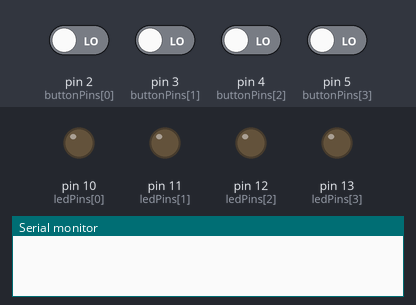
Bench run of a sketch on a simulated Arduino Uno, built with avr-gcc and run on an emulated ATmega328P. Shown: output pins drawn as LEDs (lit = HIGH), the last lines printed to the serial monitor. The inputs (shaded band) are chosen by the test bench; at power-on: pin 2 (buttonPins[0]), pin 3 (buttonPins[1]), pin 4 (buttonPins[2]), pin 5 (buttonPins[3]) LOW. Random numbers use the default seed unless the sketch sets one.

Above: at 1.2 s.
1.3 s: pin 2 (buttonPins[0]) driven HIGH and pin 3 (buttonPins[1]) driven HIGH and pin 4 (buttonPins[2]) driven HIGH and pin 5 (buttonPins[3]) driven HIGH
At 3.9 s:
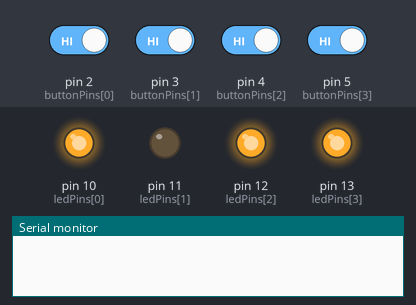
4.3 s: pin 3 (buttonPins[1]) driven LOW
7.3 s: pin 4 (buttonPins[2]) driven LOW
10.3 s: pin 5 (buttonPins[3]) driven LOW
At 13.0 s:
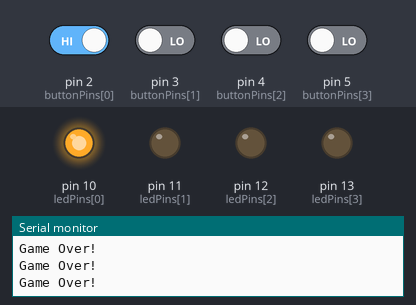
13.3 s: pin 5 (buttonPins[3]) driven HIGH
At 13.8 s:
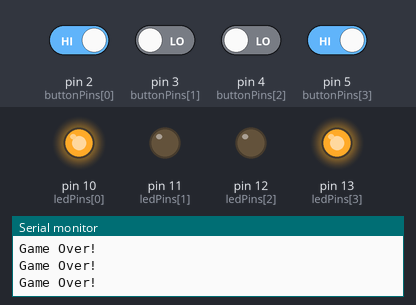
16.3 s: pin 2 (buttonPins[0]) driven LOW
At 18.0 s:
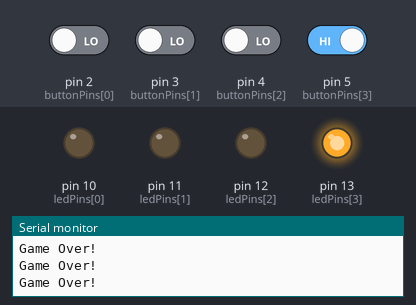
Timing chart, 0 to 19.5 s (numbered marks = the images above; inputs shaded):
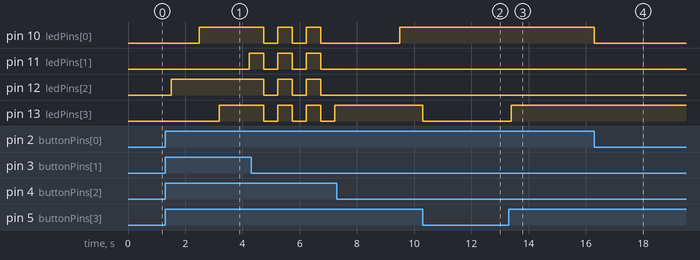

The sketch:

reaction_game.ino
```cpp
int ledPins[4] = {10, 11, 12, 13};
int buttonPins[4] = {2, 3, 4, 5};
int values[4] = {0, 0, 0, 0};
unsigned long lightOn;
int gameOver = 0;
unsigned long gameOverTime;
unsigned long flashes [] = {500, 1000, 1500, 2000, 2500, 3000};

void setup() {
  // put your setup code here, to run once:
  Serial.begin(9600);
  randomSeed(analogRead(0));
  for (int i=0; i<4; i++) {
    pinMode(ledPins[i], OUTPUT);
    pinMode(buttonPins[i], INPUT);
  }
  lightOn = millis() + random(500,3000);
}

void animation() {
  unsigned long currentTime = millis();
  int index = -1;
  unsigned long timePassed = currentTime - gameOverTime;
  for(int i = 0; i < (sizeof(flashes)/sizeof(flashes[0])); i++) {
    if(flashes[i] > timePassed) {
      index = i;
      break;
    }
  }
  if(index >= 0) {
    if(index % 2 == 1) {
      for(int i=0; i < 4; i++) {
        digitalWrite(ledPins[i], LOW);
      }
    } else {
      for(int i=0; i < 4; i++) {
        digitalWrite(ledPins[i], HIGH);
      }
    }
  } else {
    gameOver = 0;
    for(int i=0; i<4; i++) {
      values[i] = 0;
    }
  }
}

void checkForGameOver() {
  for(int i=0; i<4; i++) {
    if (values[i] == 0) {
      return;
    }
  }
  gameOver = 1;
  gameOverTime = millis();
}

void checkButton(int buttonPin, int ledPin, int index) {
  int val = digitalRead(buttonPin);
  if (val == LOW) {
    digitalWrite(ledPin, LOW);
    values[index] = 0;
  }
}

void loop() {
  if (!gameOver) {
    checkForGameOver();

    for(int i=0; i<4; i++) {
      checkButton(buttonPins[i], ledPins[i], i);
    }
    if (millis() > lightOn) {
      int pin = random(4);
      values[pin] = 1;
      digitalWrite(ledPins[pin], HIGH);
      lightOn = lightOn + random(100,1000);
    }
  } else {
    Serial.println("Game Over!");
    animation();
  }
}
```

Measured:
- after the input at 1.3 s, pin 10 (ledPins[0]): LOW → HIGH after 1.2 s; pin 11 (ledPins[1]): LOW → HIGH after 2.9 s; pin 12 (ledPins[2]): LOW → HIGH after 0.22 s; pin 13 (ledPins[3]): LOW → HIGH after 1.9 s
- after the input at 10.3 s, pin 13 (ledPins[3]): HIGH → LOW at once
- after the input at 13.3 s, pin 13 (ledPins[3]): LOW → HIGH after 0.09 s
- after the input at 16.3 s, pin 10 (ledPins[0]): HIGH → LOW at once
